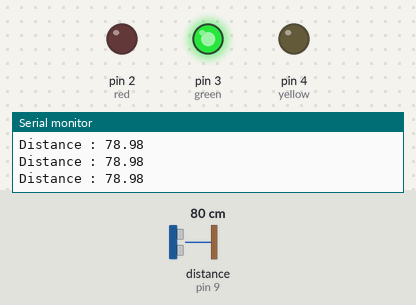
Simulated run of this sketch. Board: Arduino Uno, built with avr-gcc and run on an emulated ATmega328P. Shown: output pins drawn as LEDs (lit = HIGH), the last lines printed to the serial monitor. Wiring (inferred from the names in the program): ultrasonic range finder: trigger pin 8; echo pin 9. The test bench sets the inputs (shaded band); at power-on: distance to the obstacle (sensor on pin 9) 80 cm. The echo pulse lasts 58.3 µs per cm; pins used as bus, display or sensor lines are not drawn.

Above: at 1.2 s.
1.3 s: distance to the obstacle (sensor on pin 9) set to 2 cm
At 2.5 s:
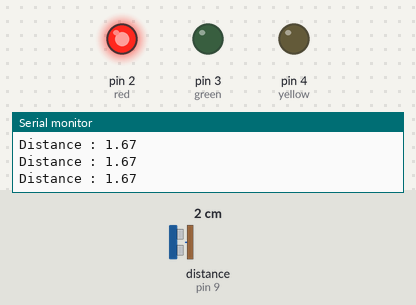
2.8 s: distance to the obstacle (sensor on pin 9) set to 4 cm
At 3.9 s:
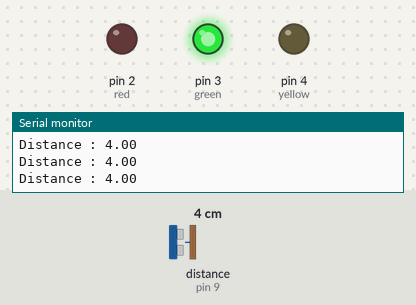
Timing chart, 0 to 5.8 s (numbered marks = the images above; inputs shaded):
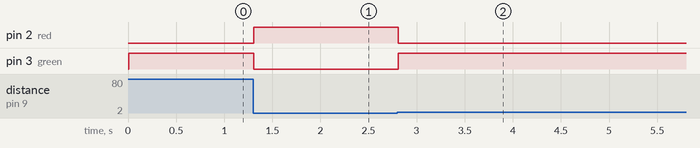

Measured:
- after the input at 1.3 s, pin 2 (red): LOW → HIGH at once; pin 3 (green): HIGH → LOW at once
- after the input at 2.8 s, pin 2 (red): HIGH → LOW at once; pin 3 (green): LOW → HIGH at once

The sketch:

WaterLevelMonitoring.ino
```cpp
const int trigPin = 8;
const int echoPin = 9;
//const int buzzer = 7;
const int red = 2;
const int green = 3;
const int yellow = 4;

void setup(){
  pinMode(trigPin, OUTPUT);
  pinMode(echoPin, INPUT);
  pinMode(red, OUTPUT);
  pinMode(green, OUTPUT);
  pinMode(yellow, OUTPUT);
  //pinMode(buzzer, OUTPUT);
  Serial.begin(9600);
}

void loop(){
  digitalWrite(trigPin, LOW);
  delayMicroseconds(2);
  digitalWrite(trigPin, HIGH);
  delayMicroseconds(10);
  digitalWrite(trigPin, LOW);
  int duration = pulseIn(echoPin, HIGH);
  float distance = duration * 0.034 / 2;
  if(distance <= 2.5){
    digitalWrite(red, HIGH);
    digitalWrite(yellow, LOW);
    digitalWrite(green, LOW);
  }
  else if(distance <= 3.5){
    digitalWrite(red, LOW);
    digitalWrite(yellow, HIGH);
    digitalWrite(green, LOW);
  }
  else{
    digitalWrite(red, LOW);
    digitalWrite(yellow, LOW);
    digitalWrite(green, HIGH);
  }
  Serial.print("Distance : ");
  Serial.println(distance);
}
```
